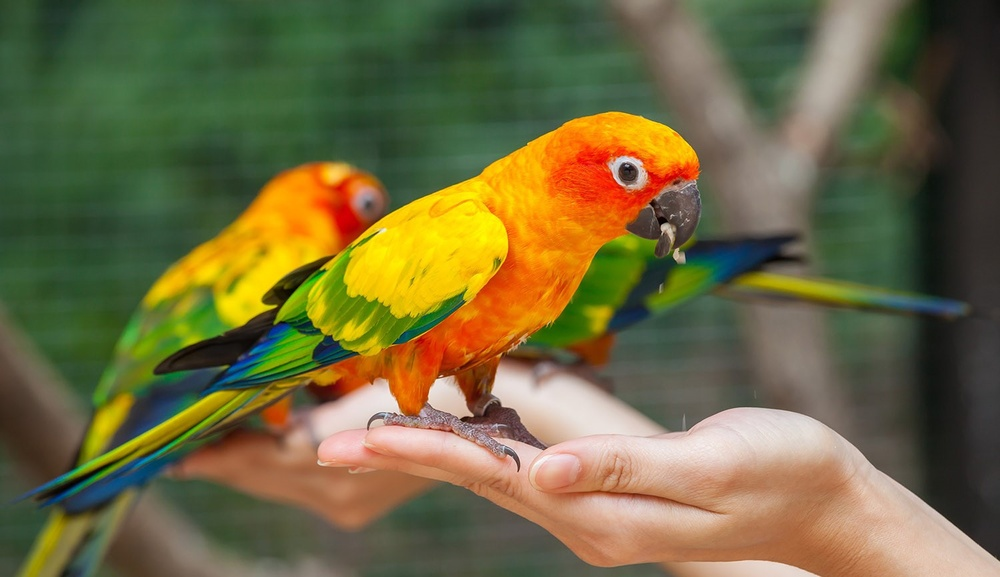
#> input picture solution/16_2/parrot.jpg, 1000 x 577 px, shrunk from 1500 x 866 before the run
$ python find_green_in_image.py
#> lines starting #> are read from the running program, lines starting #| are printed output that depends on the picture; after the words box and inside, x2 and y2 are one past the last pixel; in counts of white or black regions, pixels touching at a corner belong together
# find_green_in_image.py
# Detect pixels similar to a prescribed color.
# This can be done usg HSV color space.

import cv2
import numpy as np

img = cv2.imread('parrot.jpg', 1)
#> img is the input picture: shape (577, 1000, 3); mean B, G, R 63.7, 104.7, 111.9
# 1 : import image in color

# Convert to different color space
img_hsv = cv2.cvtColor(img, cv2.COLOR_BGR2HSV)
#> img_hsv: shape (577, 1000, 3); mean H, S, V 37, 113.1, 125.3

print(type(img_hsv))
#| <class 'numpy.ndarray'>
print(img_hsv.shape)
#| (577, 1000, 3)
print(img_hsv.dtype)
#| uint8

green = np.uint8([[[0, 255, 0]]])   # 3D array
green_hsv = cv2.cvtColor(green, cv2.COLOR_BGR2HSV)
h = green_hsv[0,0,0]
print('Blue in HSV color space:', green_hsv)
print('Hue = ', h)   # see that h = 120

lower = np.array([h-20, 50, 50])
upper = np.array([h+20, 255, 255])
print('lower = ', lower)
print('upper = ', upper)

# quit()

# Determine binary mask
green_mask = cv2.inRange(img_hsv, lower, upper)
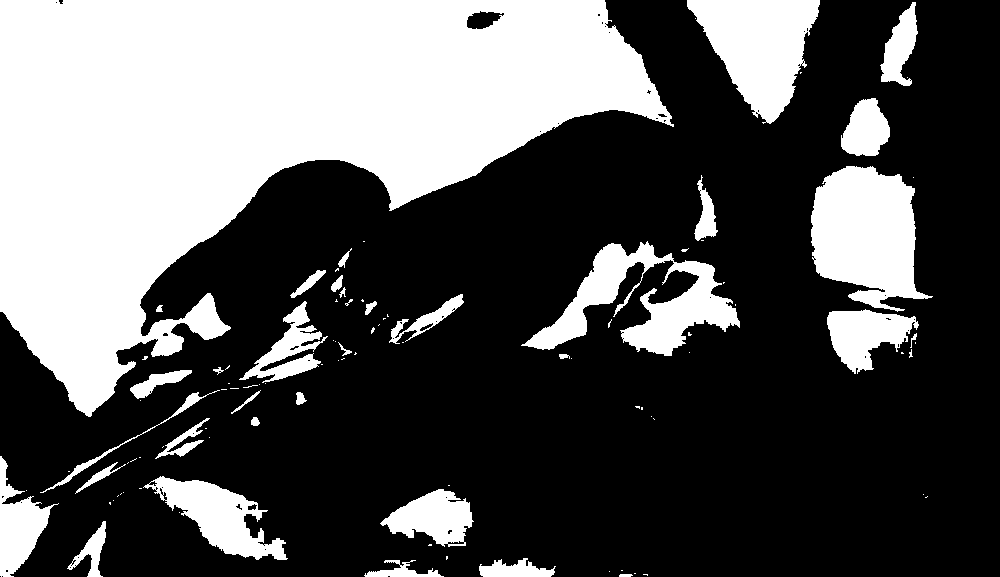
#> green_mask: shape (577, 1000); 35% white; 102 white regions (67 under 20 px), largest, box (x1, y1, x2, y2) and area: (0, 0, 674, 417) 142802, (811, 166, 933, 312) 11922, (687, 0, 820, 124) 9620

# Apply mask to color image
output = cv2.bitwise_and(img, img, mask = green_mask)
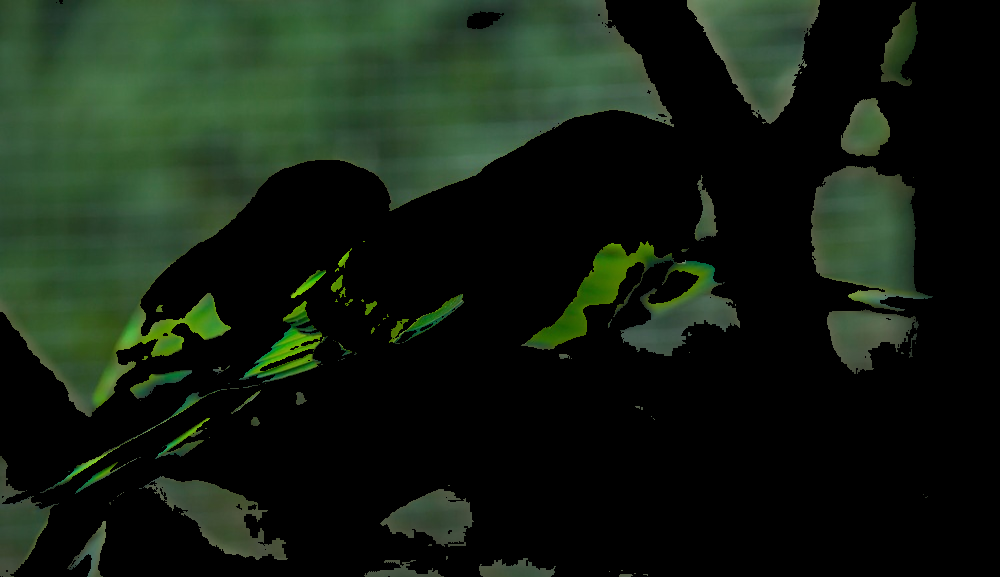
#> output: shape (577, 1000, 3); mean B, G, R 18.8, 31.4, 20.1

# Show images:
cv2.imshow('Original image', img)
cv2.imshow('Mask', green_mask)
cv2.imshow('Segmented image', output)

print('Switch to images. Then press any key to stop')

cv2.waitKey(0)
cv2.destroyAllWindows()

# Write the image to a file
cv2.imwrite('parrot_mask.jpg', green_mask)
cv2.imwrite('parrot_green.jpg', output)


# Reference
# http://docs.opencv.org/3.2.0/df/d9d/tutorial_py_colorspaces.html
